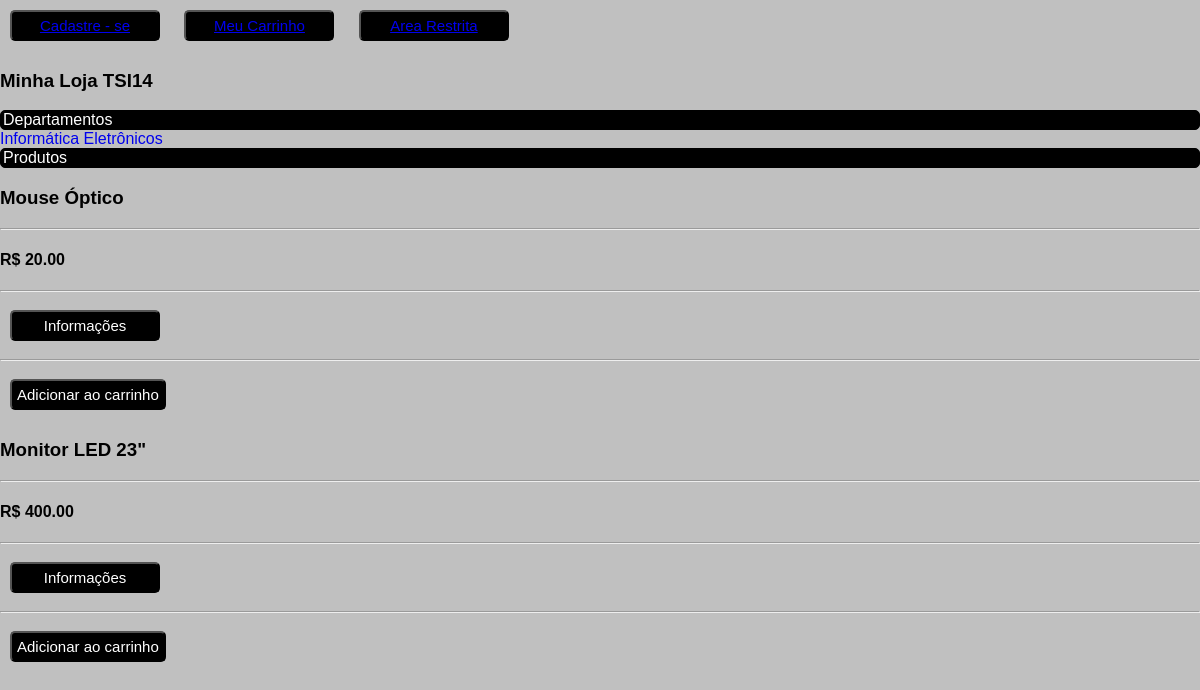
The app's page /?departamento=1 with its own data.
### tables this page shows
CREATE TABLE IF NOT EXISTS `departamentos` (
  `id` int(11) NOT NULL AUTO_INCREMENT,
  `nome` varchar(50) NOT NULL,
  PRIMARY KEY (`id`)
);

CREATE TABLE IF NOT EXISTS `produtos` (
  `id` int(11) NOT NULL AUTO_INCREMENT,
  `nome` varchar(150) NOT NULL,
  `detalhes` text,
  `preco` decimal(10,2) NOT NULL DEFAULT '0.00',
  `id_departamento` int(11) NOT NULL,
  PRIMARY KEY (`id`),
  KEY `fk_produtos_departamentos_idx` (`id_departamento`)
);

### index.php (the view, shortened to what this page needs)
<!DOCTYPE html>
<html lang="pt-BR">
	<head>
    </head>
<body>
          			<a href="form_clientes.php"><button>Cadastre - se</a></button>
                    <a href="carrinho.php"><button>Meu Carrinho</a></button>
                    <a href="admin/login.php"><button>Area Restrita</a></button>
        		<h3>Minha Loja TSI14 </h3>
      		<legend> Departamentos </legend>
      			<?php
      				$sql = "SELECT * from departamentos";
      				$result = mysql_query($sql);
      				while ($registro = mysql_fetch_assoc($result)) {
      					echo "
      						<tr><td><a href='?departamento=" . $registro['id'] . "'onClick='showProdutos();' style='text-decoration:none;'>
      					" . $registro['nome'] . "</a></td></tr>";
      				}
      			?>
                	<legend> Produtos </legend>
                		<?php
                			if (isset($_GET['departamento'])) {
                				$idDep = $_GET['departamento'];
                				$sql = "SELECT * from produtos WHERE id_departamento = $idDep";
                				$result = mysql_query($sql);
                				while ($registro = mysql_fetch_assoc($result)) {
                         echo "<h3>" . $registro['nome'] . '</h3><hr/>';
                             				echo "<h4>R$ " . $registro['preco'] . '</h4><hr/>';
                             				echo "<a href='?produto=" . $registro['id'] . "'><button type='button'>
                             				 Informações
                             				</button></a><hr/>";
                					echo "<a href='carrinho.php?acao=add&id=" . $registro['id'] . "'><button value='Adicionar ao carrinho'>Adicionar ao carrinho</button></a><br>";
               				   }
                      }
                		?>
</body>
</html>

### css/estilos.css (style rules this page uses)
body { background-color: silver; font-family: "Trebuchet MS", helvetica, sans-serif; margin: 0; }
legend { border: 1px solid black; border-radius: 5px; background-color: black; color: white; }
button { background-color: black; color: white; padding: 5px; border-radius: 5px; margin: 10px; font-size: 15px; min-width: 150px; }

### records on screen
departamentos: nome "Informática"
departamentos: nome "Eletrônicos"
produtos: nome "Mouse Óptico", preco "20.00"
produtos: nome "Monitor LED 23\"", preco "400.00"
